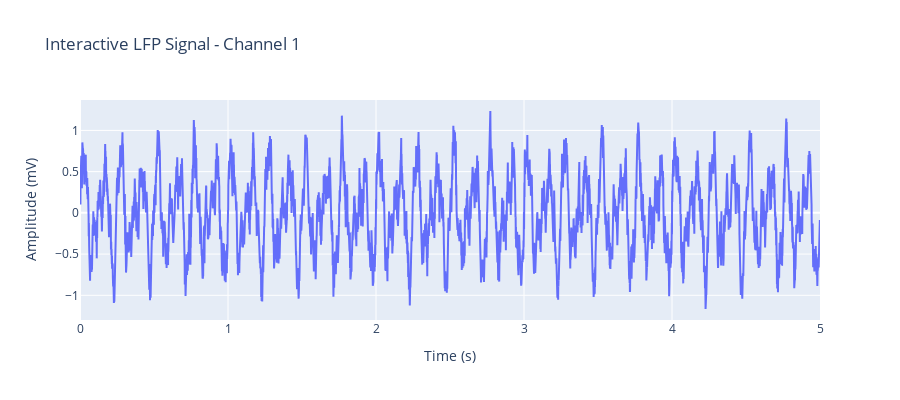

Write notebook code for a chart like this one.
### Markdown cell above
## 3. Interactive Line Plots with Hover Information

Line plots are perfect for continuous signals like LFP, membrane potentials, or population activity. Interactive versions provide detailed information on hover and allow for easy comparison of multiple signals.

### Code cell
# Single channel LFP with hover information
print("Creating interactive LFP line plot...")

fig4 = braintools.visualize.interactive_line_plot(
    x=time_lfp,
    y=lfp_signals[:, 0],  # First channel only
    title="Interactive LFP Signal - Channel 1",
    xlabel="Time (s)",
    ylabel="Amplitude (mV)",
    width=900,
    height=400
)

fig4.show()

print("\n📊 Hover to see exact values at each time point!")

### Figure 1 — Plotly figure (JSON) as saved in the notebook; plotly's stock layout.template omitted (floating-point values rounded to 4 significant figures; data arrays with more than 128 entries replaced by an {"elided": "..."} marker saying what was removed)
{"data": [{"hovertemplate": "Trace 1<br>X: %{x}<br>Y: %{y}<extra></extra>", "mode": "lines", "name": "Trace 1", "x": {"elided": "5000 float values"}, "y": {"elided": "5000 float values"}, "type": "scatter"}], "layout": {"title": {"text": "Interactive LFP Signal - Channel 1"}, "xaxis": {"title": {"text": "Time (s)"}}, "yaxis": {"title": {"text": "Amplitude (mV)"}}, "width": 900, "height": 400, "hovermode": "x unified"}}
